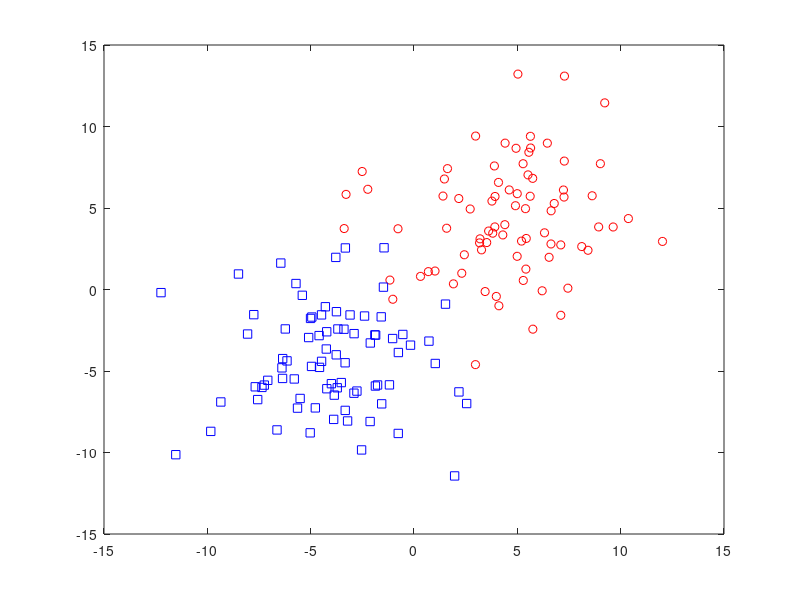

Source code (MATLAB): (Note: this script raises an error after producing the figure.)
function basic_SVM(n,D,S,C)


% This function shows how simple is to train one of the simplest 
% Support Vector Machines, by using Matlab function for 
% quadratic programming (quadprog).
%
% First of all the dataset of n points in 2D is generate, as the union 
% of two subsets of random numbers generated according to two gaussian 
% distributions centered in (-D,-D) and in (+D,+D), respectively,
% with the same standard deviation S.
% Then a SVM is trained, using C as soft margin.
%
% Inputs
%
% n: total number of points (n/2 belongs to each of the two classes)
% D: controls the distance between the two classes.
% S: is the standard deviation of the two gaussian distributions
% C: soft margin of the SVM ( C=0 if the two class are linearly separable )
%
% % Example
% basic_SVM(160,3,1,2);
%
% See also ClassificationSVM, fitcsvm
% This code is just a simple adaptation of the one provided by ali raj:
% https://it.mathworks.com/matlabcentral/fileexchange/51248-svm
% Copyright Marco Cococcioni, 2018-07-17



if nargin < 1, n = 160; end
if nargin < 2, D = 4; end
if nargin < 3, S = 3; end
if nargin < 4, C = 2; end



%% Generate Data
x = [ D + S*randn(n/2,2); 
     -D + S*randn(n/2,2)]';
 
y = [  ones(n/2,1); 
      -ones(n/2,1)  ]';
ClassA = find( y == +1 );
ClassB = find( y == -1 );


%% Design SVM - using only quadprog function
H = zeros(n,n);
for i=1:n
    for j=i:n
        H(i,j) = y(i)*y(j)*x(:,i)'*x(:,j);
        H(j,i) = H(i,j);
    end
end
f = -ones(n,1);
Aeq=y;
beq=0;
lb=zeros(n,1);
ub=C*ones(n,1);
Alg{1}='trust-region-reflective';
Alg{2}='interior-point';
options=optimset('Algorithm',Alg{2},...
    'Display','off',...
    'MaxIter',20);
alpha=quadprog(H,f,[],[],Aeq,beq,lb,ub,[],options)';
AlmostZero=(abs(alpha)<max(abs(alpha))/1e5);
alpha(AlmostZero)=0;
S=find(alpha>0 & alpha<C);
w=0;
for i=S
    w=w+alpha(i)*y(i)*x(:,i);
end
b=mean(y(S)-w'*x(:,S));
%% Plot Results
Line = @(x1,x2) w(1)*x1+w(2)*x2+b;
LineA = @(x1,x2) w(1)*x1+w(2)*x2+b+1;
LineB = @(x1,x2) w(1)*x1+w(2)*x2+b-1;
figure;
plot(x(1,ClassA),x(2,ClassA),'ro');
hold on;
plot(x(1,ClassB),x(2,ClassB),'bs');
plot(x(1,S),x(2,S),'ko','MarkerSize',12);
x1min = min(x(1,:));
x1max = max(x(1,:));
x2min = min(x(2,:));
x2max = max(x(2,:));
handle = ezplot(Line,[x1min x1max x2min x2max]);
set(handle,'Color','k','LineWidth',2);
handleA = ezplot(LineA,[x1min x1max x2min x2max]);
set(handleA,'Color','k','LineWidth',1,'LineStyle',':');
handleB = ezplot(LineB,[x1min x1max x2min x2max]);
set(handleB,'Color','k','LineWidth',1,'LineStyle',':');
legend('Class A','Class B');